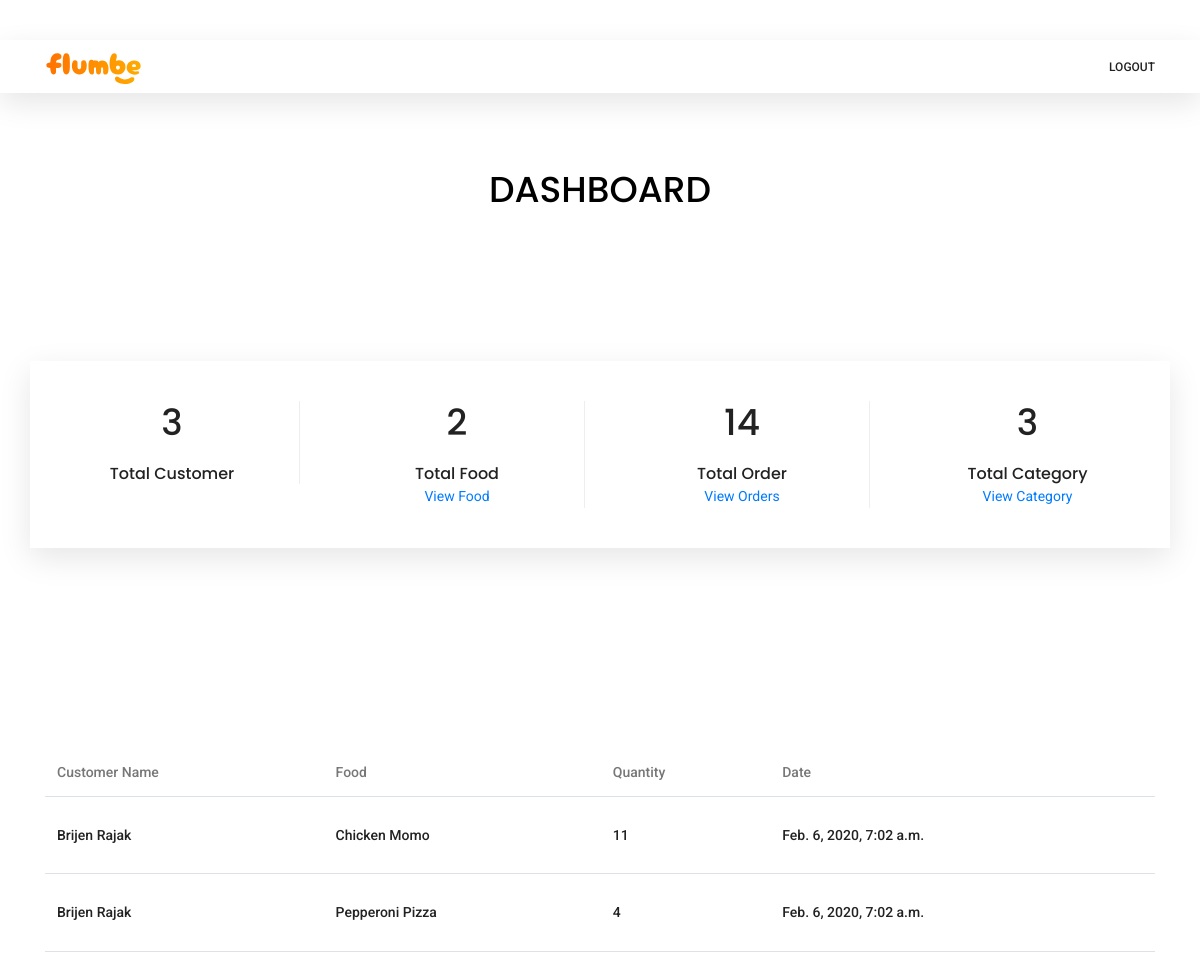
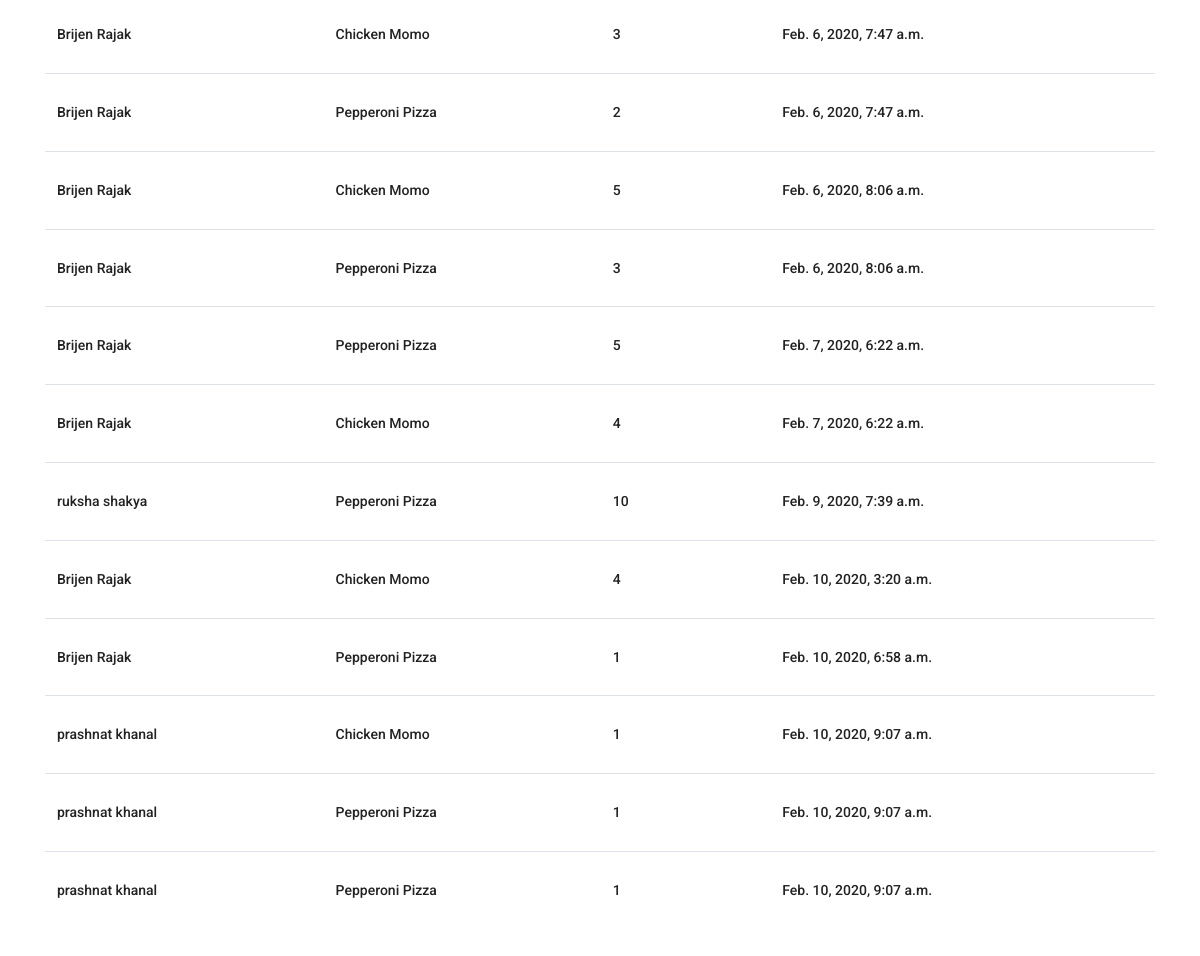
/dashboard/all-orders (signed in), run on an earlier commit of the app's database (2 pictures, top to bottom).
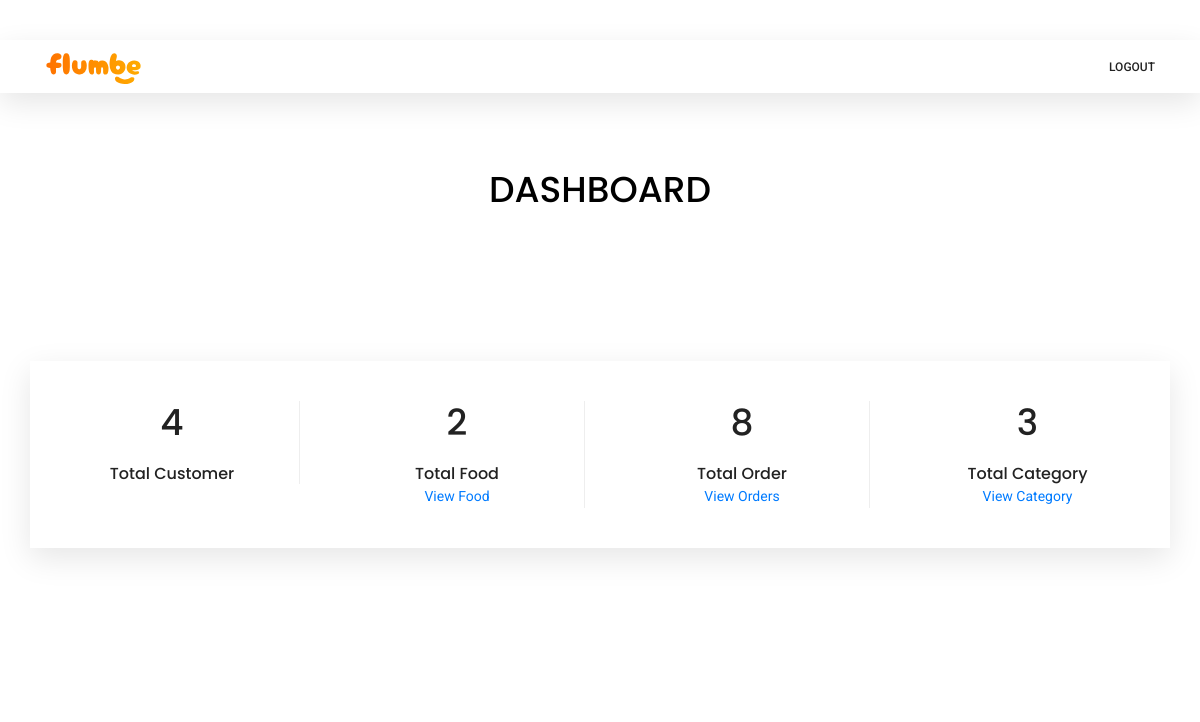
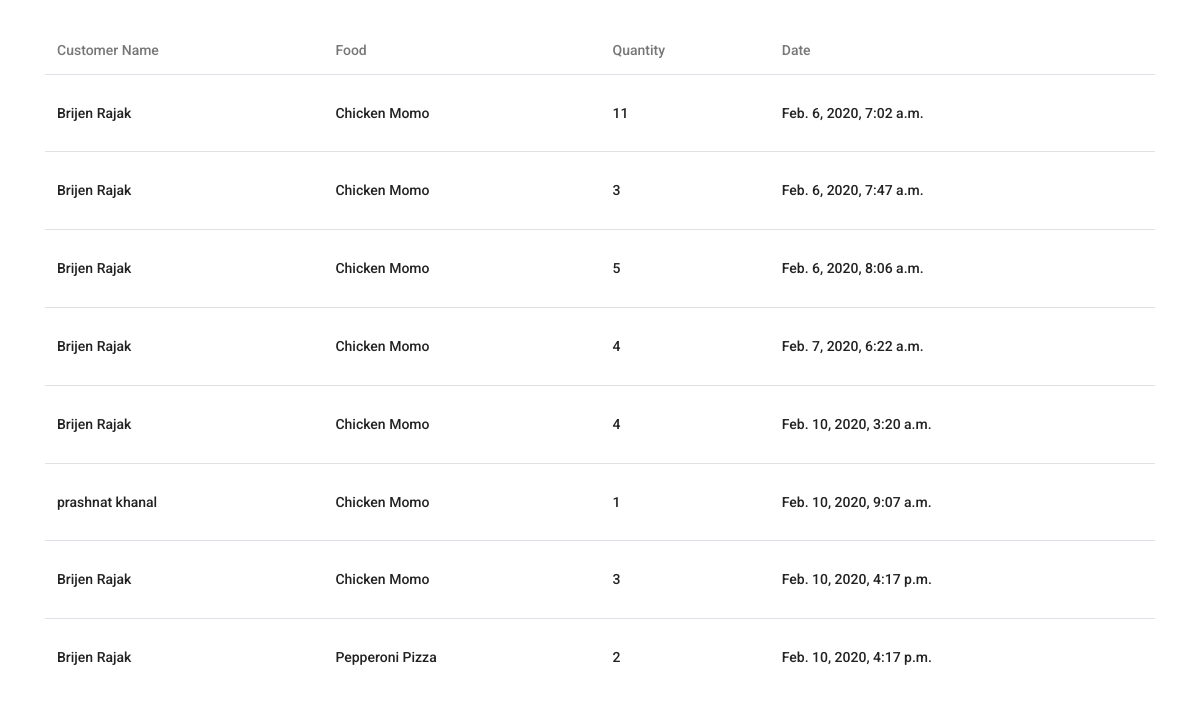
And on a later commit of the database (2 pictures, top to bottom).
### food/models.py (models this page shows, shortened)
class Order(models.Model):
    cus_id = models.ForeignKey(Customer, on_delete=models.CASCADE)
    food_id = models.ForeignKey(Food, on_delete=models.CASCADE)
    quantity = models.IntegerField()
    date_order = models.DateTimeField(auto_now_add=True)

class Customer(models.Model):
    user = models.OneToOneField(User, on_delete=models.CASCADE)
    photo = models.ImageField(upload_to='uploads/', null=True)
    address = models.CharField(max_length=30)
    contact = models.IntegerField(null=True)

class Food(models.Model):
    name = models.CharField(max_length=20)
    price = models.FloatField()
    description = models.TextField()
    photo = models.ImageField(upload_to='uploads/', null=True)
    cat_id = models.ForeignKey(
        Category, on_delete=models.CASCADE, null=True)

### account/decorators.py (the view)
    def wrapper_func(request, *args, **kwargs):
        if request.user.is_superuser:
            return view_func(request, *args, **kwargs)
        else:
            return redirect('food:index')

### account/views.py (called while the page is built)
@login_required(login_url='account:login')
@admin_only
def all_orders(request):   # Admin view order method
    f = Food.objects.all()
    o = Order.objects.all()
    c = Customer.objects.all()
    cat = Category.objects.all()
    total_food = f.count()
    total_order = o.count()
    total_customer = c.count()
    total_category = cat.count()
    return render(request, "account/all-orders.html", {"ord": o, "total_food": total_food, "total_order": total_order, "total_customer": total_customer, "total_category": total_category})

### account/templates/account/all-orders.html
{%extends 'base.html' %} {% load static %} {% block content%}
<br />
<br />
<br />
<br />
<br />
<br />
<br />
<div class="container">
  <div class="row justify-content-center">
    <div class="col-lg-6 text-center">
      <div class="section-title">
        <h1>
          <a href="{%url 'account:home'%}" style="color:black;">DASHBOARD</a>
        </h1>
      </div>
    </div>
  </div>
</div>
<section class="features-area section_gap">
  <div class="container">
    <div class="row features-inner">
      <div class="col-lg-3 col-md-6 col-sm-6">
        <div class="single-features">
          <div class="f-icon">
            <h1>{{total_customer}}</h1>
          </div>
          <h6>Total Customer</h6>
        </div>
      </div>
      <div class="col-lg-3 col-md-6 col-sm-6">
        <div class="single-features">
          <div class="f-icon">
            <h1>{{total_food}}</h1>
          </div>
          <h6>Total Food</h6>
          <p><a href="{%url 'account:food'%}">View Food</a></p>
        </div>
      </div>
      <div class="col-lg-3 col-md-6 col-sm-6">
        <div class="single-features">
          <div class="f-icon">
            <h1>{{total_order}}</h1>
          </div>
          <h6>Total Order</h6>
          <p><a href="{%url 'account:all_orders'%}">View Orders</a></p>
        </div>
      </div>
      <div class="col-lg-3 col-md-6 col-sm-6">
        <div class="single-features">
          <div class="f-icon">
            <h1>{{total_category}}</h1>
          </div>
          <h6>Total Category</h6>
          <p><a href="{%url 'account:category'%}">View Category</a></p>
        </div>
      </div>
    </div>
  </div>
</section>
<section class="cart_area">
  <div class="container">
    <div class="cart_inner">
      <div class="table-responsive">
        <table class="table">
          <thead>
            <tr>
              <th scope="col">Customer Name</th>
              <th scope="col">Food</th>
              <th scope="col">Quantity</th>
              <th scope="col">Date</th>
            </tr>
          </thead>
          {%if ord%}
          <tbody>
            {%for o in ord%}
            <tr>
              <td>
                <h5>
                  {{o.cus_id.user.first_name}} {{o.cus_id.user.last_name}}
                </h5>
              </td>
              <td>
                <h5>{{o.food_id.name}}</h5>
              </td>
              <td>
                <h5>{{o.quantity}}</h5>
              </td>
              <td>
                <h5>{{o.date_order}}</h5>
              </td>
            </tr>
            {%endfor%}
          </tbody>
          {%else%}
          <h1>Nothing in order history.</h1>
          {%endif%}
        </table>
      </div>
    </div>
  </div>
</section>
{%endblock %}

### templates/base.html (shortened to what this page needs)
{% load static %}
<!DOCTYPE html>
<html lang="zxx" class="no-js">
  <head>
    <link rel="stylesheet" href=" {% static 'css/linearicons.css' %} " />
    <link rel="stylesheet" href=" {% static 'css/font-awesome.min.css' %} " />
    <link rel="stylesheet" href=" {% static 'css/themify-icons.css' %}" />
    <link rel="stylesheet" href=" {% static 'css/bootstrap.css' %} " />
    <link rel="stylesheet" href=" {% static 'css/owl.carousel.css' %} " />
    <link rel="stylesheet" href=" {% static 'css/nice-select.css' %} " />
    <link rel="stylesheet" href=" {% static 'css/nouislider.min.css' %} " />
    <link rel="stylesheet" href=" {% static 'css/ion.rangeSlider.css' %} " />
    <link
      rel="stylesheet"
      href=" {% static 'css/ion.rangeSlider.skinFlat.css' %} "
    />
    <link rel="stylesheet" href=" {% static 'css/magnific-popup.css' %} " />
    <link rel="stylesheet" href=" {% static 'css/main.css' %} " />
  </head>
  <body>
    {%if not request.user.is_superuser%}
    <header class="header_area sticky-header">
      <div class="main_menu">
        <nav class="navbar navbar-expand-lg navbar-light main_box">
          <div class="container">
            <a class="navbar-brand logo_h" href="{% url 'food:index' %}"
              ><img
                src="{% static 'img/logo.svg' %} "
                alt=""
                style="width: 100px"
            /></a>
            <button
              class="navbar-toggler"
              type="button"
              data-toggle="collapse"
              data-target="#navbarSupportedContent"
              aria-controls="navbarSupportedContent"
              aria-expanded="false"
              aria-label="Toggle navigation"
            >
              <span class="icon-bar"></span>
              <span class="icon-bar"></span>
              <span class="icon-bar"></span>
            </button>
            <div
              class="collapse navbar-collapse offset"
              id="navbarSupportedContent"
            >
              <ul class="nav navbar-nav menu_nav ml-auto">
                <li class="nav-item active">
                  <a class="nav-link" href="{% url 'food:index' %}">Home</a>
                </li>
                <li class="nav-item">
                  <a class="nav-link" href="{% url 'food:all_foods' %}">Food</a>
                </li>
                <li class="nav-item submenu dropdown">
                  <a
                    href="#"
                    class="nav-link dropdown-toggle"
                    data-toggle="dropdown"
                    role="button"
                    aria-haspopup="true"
                    aria-expanded="false"
                    >Account</a
                  >
                  <ul class="dropdown-menu">
                    {%if not user.is_authenticated%}
                    <li class="nav-item">
                      <a class="nav-link" href="{% url 'account:login' %}"
                        >Login</a
                      >
                    </li>
                    <li class="nav-item">
                      <a class="nav-link" href="{% url 'account:register' %}"
                        >Signup</a
                      >
                    </li>
                    {%else%}
                    <li class="nav-item">
                      <a class="nav-link" href="{% url 'customer:profile' %}"
                        >Profile</a
                      >
                    </li>
                    <li class="nav-item">
                      <a class="nav-link" href="{% url 'account:logout' %}"
                        >Logout</a
                      >
                    </li>
                    {%endif%}
                  </ul>
                </li>
              </ul>
              <ul class="nav navbar-nav navbar-right">
                {%if user.is_authenticated%}
                <li class="nav-item">
                  <a href="{% url 'customer:list_order' %}" class="cart"
                    ><span class="ti-bag"></span
                  ></a>
                </li>
                {%endif%}
                <li class="nav-item">
                  <button class="search">
                    <span class="lnr lnr-magnifier" id="search"></span>
                  </button>
                </li>
              </ul>
            </div>
          </div>
        </nav>
      </div>
      <div class="search_input" id="search_input_box">
        <div class="container">
          <form
            class="d-flex justify-content-between"
            method="get"
            action="{%url 'food:list_foods'%}"
          >
            <input
              type="text"
              class="form-control"
              id="search_input"
              name="q"
              placeholder="Search Here"
            />
            <button type="submit" class="btn"></button>
            <span
              class="lnr lnr-cross"
              id="close_search"
              title="Close Search"
            ></span>
          </form>
        </div>
      </div>
    </header>
    {%else%}
    <header class="header_area sticky-header">
      <div class="main_menu">
        <nav class="navbar navbar-expand-lg navbar-light main_box">
          <div class="container">
            <a class="navbar-brand logo_h" href="{% url 'food:index' %}"
              ><img
                src="{% static 'img/logo.svg' %} "
                alt=""
                style="width: 100px"
            /></a>
            <div
              class="collapse navbar-collapse offset"
              id="navbarSupportedContent"
            >
              <ul class="nav navbar-nav menu_nav ml-auto">
                <li class="nav-item">
                  <a class="nav-link" href="{% url 'account:logout' %}"
                    >Logout</a
                  >
                </li>
              </ul>
            </div>
          </div>
        </nav>
      </div>
    </header>
    {%endif%} {%block content%} {%endblock%}
  </body>
</html>

What changed in the data, as far as the page shows it:
removed Order: cus_id.user.first_name "Brijen", cus_id.user.last_name "Rajak", food_id.name "Pepperoni Pizza", quantity "4", date_order "Feb. 6, 2020, 7:02 a.m."
removed Order: cus_id.user.first_name "Brijen", cus_id.user.last_name "Rajak", food_id.name "Pepperoni Pizza", quantity "2", date_order "Feb. 6, 2020, 7:47 a.m."
removed Order: cus_id.user.first_name "Brijen", cus_id.user.last_name "Rajak", food_id.name "Pepperoni Pizza", quantity "3", date_order "Feb. 6, 2020, 8:06 a.m."
removed Order: cus_id.user.first_name "Brijen", cus_id.user.last_name "Rajak", food_id.name "Pepperoni Pizza", quantity "5", date_order "Feb. 7, 2020, 6:22 a.m."
removed Order: cus_id.user.first_name "ruksha", cus_id.user.last_name "shakya", food_id.name "Pepperoni Pizza", quantity "10", date_order "Feb. 9, 2020, 7:39 a.m."
removed Order: cus_id.user.first_name "Brijen", cus_id.user.last_name "Rajak", food_id.name "Pepperoni Pizza", quantity "1", date_order "Feb. 10, 2020, 6:58 a.m."
removed Order: cus_id.user.first_name "prashnat", cus_id.user.last_name "khanal", food_id.name "Pepperoni Pizza", quantity "1", date_order "Feb. 10, 2020, 9:07 a.m."
removed Order: cus_id.user.first_name "prashnat", cus_id.user.last_name "khanal", food_id.name "Pepperoni Pizza", quantity "1", date_order "Feb. 10, 2020, 9:07 a.m."
added Order: cus_id.user.first_name "Brijen", cus_id.user.last_name "Rajak", food_id.name "Chicken Momo", quantity "3", date_order "Feb. 10, 2020, 4:17 p.m."
added Order: cus_id.user.first_name "Brijen", cus_id.user.last_name "Rajak", food_id.name "Pepperoni Pizza", quantity "2", date_order "Feb. 10, 2020, 4:17 p.m."
Also different on the page:
{{ total_customer }}: "3" → "4"
{{ total_order }}: "14" → "8"
